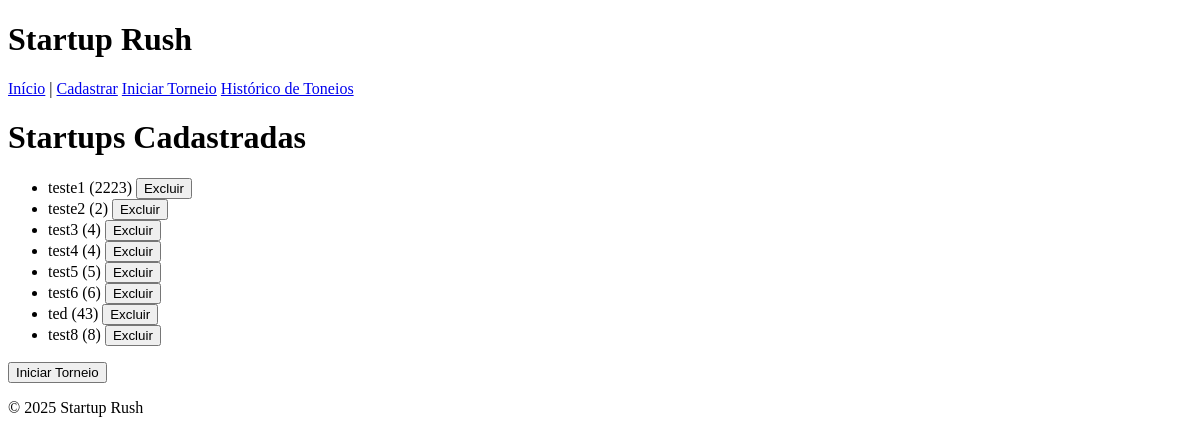
/torneio/, run on an earlier commit of the app's database.
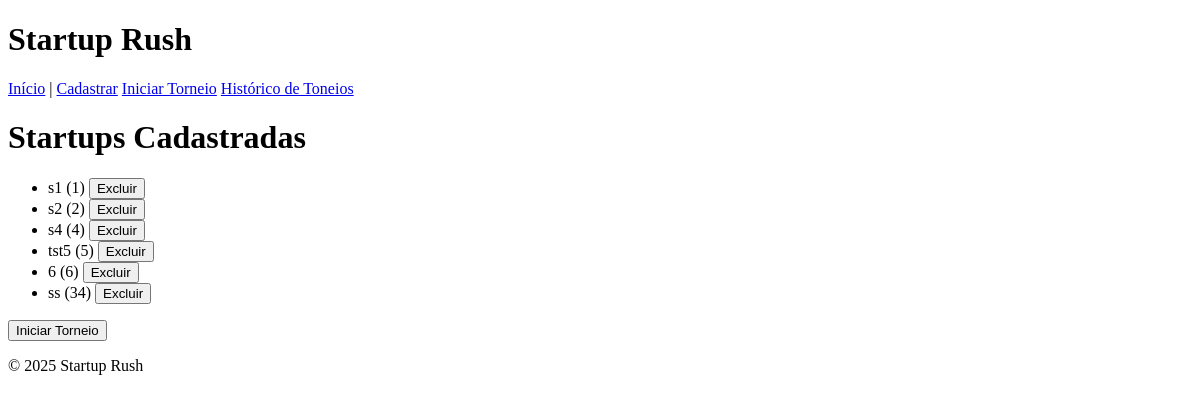
And on a later commit of the database.
### torneio/models.py (models this page shows)
class Startup(models.Model):
    nome      = models.CharField(max_length=50)
    slogan    = models.CharField(max_length=250)
    anoFundacao  = models.PositiveIntegerField()
    pontos    = models.IntegerField(default=70)

### torneio/views.py (the view)
# urls.py: path('', views.listar_startups, name='home'),
def listar_startups(request):
    startups = Startup.objects.all()
    count = startups.count()
    foiValidado = (4 <= count <= 8) and (count % 2 == 0)
    return render(request, 'torneio/listar_startups.html', {
        'startups': startups,
        'foiValidado': foiValidado,
    })

### torneio/templates/torneio/listar_startups.html (shortened to what this page needs)
{% extends "torneio/base.html" %}
{% block content %}
<h1>Startups Cadastradas</h1>
<ul>
  {% for s in startups %}
    <li>
      {{ s.nome }} ({{ s.anoFundacao }})
      <form method="post"
            action="{% url 'torneio:excluir_startup' s.id %}"
            style="display:inline">
        <button type="submit"
                onclick="return confirm('Excluir {{ s.nome }}?');">
          Excluir
        </button>
      </form>
    </li>
  {% endfor %}
</ul>
{% if foiValidado %}
  <form method="post" action="{% url 'torneio:iniciar_torneio' %}">
    <button type="submit">Iniciar Torneio</button>
  </form>
{% else %}
  <p>
    Cadastre entre 4 e 8 startups (número par).
    <a href="{% url 'torneio:cadastro_startup' %}">Adicionar mais</a>
  </p>
{% endif %}
{% endblock %}

### torneio/templates/torneio/base.html (shortened to what this page needs)
<!DOCTYPE html>
<html lang="pt-br">
<head>
</head>
<body>
  <header>
    <h1>Startup Rush</h1>
    <nav>
      <a href="{% url 'torneio:home' %}">Início</a> |
      <a href="{% url 'torneio:cadastro_startup' %}">Cadastrar</a>
      <a href="{% url 'torneio:iniciar_torneio' %}">Iniciar Torneio</a>
      <a href="{% url 'torneio:historico_torneios' %}">Histórico de Toneios</a>
    </nav>
  </header>
  <main>
    {% block content %}{% endblock %}
  </main>
  <footer>
    <p>© 2025 Startup Rush</p>
  </footer>
</body>
</html>

What changed in the data, as far as the page shows it:
removed Startup: nome "teste1", anoFundacao "2223"
removed Startup: nome "teste2", anoFundacao "2"
removed Startup: nome "test3", anoFundacao "4"
removed Startup: nome "test4", anoFundacao "4"
removed Startup: nome "test5", anoFundacao "5"
removed Startup: nome "test6", anoFundacao "6"
removed Startup: nome "ted", anoFundacao "43"
removed Startup: nome "test8", anoFundacao "8"
added Startup: nome "s1", anoFundacao "1"
added Startup: nome "s2", anoFundacao "2"
added Startup: nome "s4", anoFundacao "4"
added Startup: nome "tst5", anoFundacao "5"
added Startup: nome "6", anoFundacao "6"
added Startup: nome "ss", anoFundacao "34"
